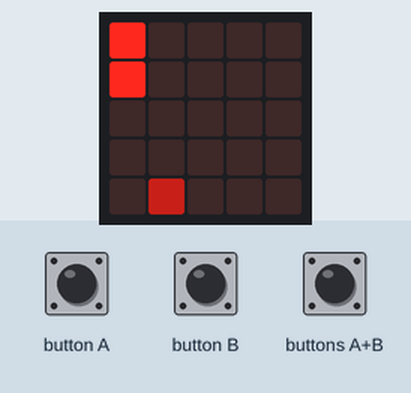
Simulated run of this program. Board: BBC micro:bit (MakeCode). Shown: the board's 5×5 LED display. The inputs (shaded band) are chosen by the test bench. Random numbers come from a fixed seed; the run ends where the board's game-over animation would start. At 7.1 s the program stops and its outputs stay as they are.

Above: at 1.6 s.
1.7 s: button A pressed for 0.15 s
At 2.8 s:
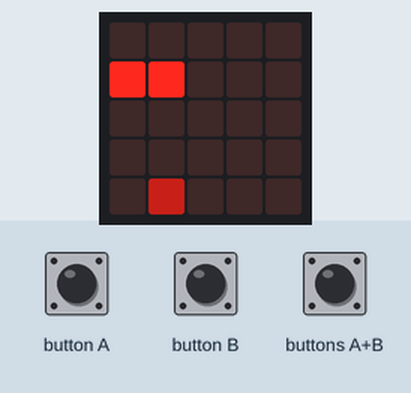
At 5.3 s:
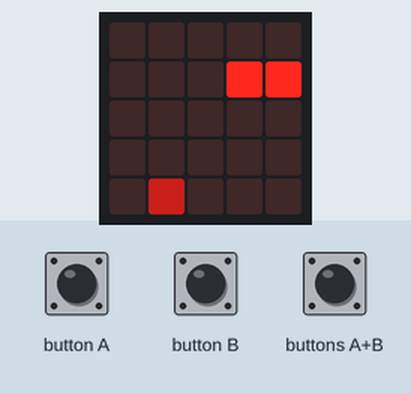
Timing chart, 0 to 6.8 s (numbered marks = the images above; inputs shaded):
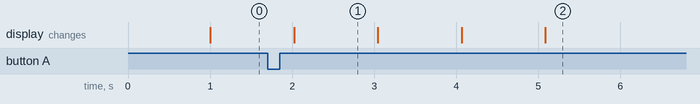

The program:

main.ts
```typescript
let direction = 1;
let dxOffset = [[1, 0], [0, 1], [-1, 0], [0, -1]];
let score = 0;
let px = 0;
let py = 0;
let snake = initSnake([px, py, px + 1, py]);
let apple = game.createSprite(2, 2);
// when snake grows to 10 pixels, it stops growing
// to avoid filling the LED
const maxLength = 10;
placeNextApple();

function initSnake(arr: Array<number>) {
    let result = [];
    for (let i = 0; i + 1 < arr.length; i += 2) {
        result.push(game.createSprite(arr[i], arr[i + 1]));
    }
    return result;
};

function validPixelCoordinate(nx: number, ny: number): boolean {
    return (nx >= 0 && nx <= 4 && ny >= 0 && ny <= 4) && (!isOnSnake(nx, ny));
}

function gameOver() {
    game.setScore(score);
    game.pause();
    basic.pause(1000);
    game.gameOver();
}

function resetGame() {
    game.setScore(0);
    score = 0;
    direction = 0;
    px = 0;
    py = 0;
    for (let s of snake) {
        s.delete();
    }
    snake = initSnake([px, py, px + 1, py]);
    placeNextApple();
    game.resume();
}

function moveForward() {
    let dx = dxOffset[direction];
    px += dx[0];
    py += dx[1];
    if (!validPixelCoordinate(px, py)) {
        gameOver();
    }
    snake.unshift(game.createSprite(px, py));
    let last = snake.pop();
    last.delete();
}

function isOnSnake(x: number, y: number): boolean {
    for (let body of snake) {
        if (body.x() == x && body.y() == y) {
            return true;
        }
    }
    return false;
}

function placeNextApple() {
    let x, y;
    do {
        x = Math.randomRange(0, 4);
        y = Math.randomRange(0, 4);
    } while (isOnSnake(x, y));
    apple.goTo(x, y);
    apple.setBrightness(100);
}

function turnLeft() {
    direction = (direction + 3) % 4;
}

function turnRight() {
    direction = (direction + 1) % 4;
}

function letComputerPlay() {
    let x = snake[0].x();
    let y = snake[0].y();

    // next distance to apple if moving forward
    let dx = dxOffset[direction];
    let nx1 = x + dx[0];
    let ny1 = y + dx[1];
    let dist1 = 9999;
    if (validPixelCoordinate(nx1, ny1)) {
        dist1 = Math.abs(nx1 - apple.x()) + Math.abs(ny1 - apple.y());
    }

    // next distance to apple if turning right
    let dx1 = (direction + 1) % 4;
    dx = dxOffset[dx1];
    let nx2 = x + dx[0];
    let ny2 = y + dx[1];
    let dist2 = 9999;
    if (validPixelCoordinate(nx2, ny2)) {
        dist2 = Math.abs(nx2 - apple.x()) + Math.abs(ny2 - apple.y());
    }

    // next distance to apple if turning left
    let dx2 = (direction + 3) % 4;
    dx = dxOffset[dx2];
    let nx3 = x + dx[0];
    let ny3 = y + dx[1];
    let dist3 = 9999;
    if (validPixelCoordinate(nx3, ny3)) {
        dist3 = Math.abs(nx3 - apple.x()) + Math.abs(ny3 - apple.y());
    }

    if (dist1 <= dist2 && dist1 <= dist3) {
        // best strategy is moving forward without turning
        return;
    } else if (dist2 <= dist1 && dist2 <= dist3) {
        turnRight();
    } else if (dist3 <= dist1 && dist3 <= dist2) {
        turnLeft();
    }
}

input.onButtonPressed(Button.A, function () {
    turnLeft();
})

input.onButtonPressed(Button.B, function () {
    turnRight();
})

input.onButtonPressed(Button.AB, function () {
    resetGame();
})

basic.forever(function () {
    if (game.isGameOver()) {
        return;
    }
    let delay = Math.max(100, 1000 - score * 50);
    basic.pause(delay);
    //letComputerPlay();
    moveForward();
    if (snake[0].isTouching(apple)) {
        if (snake.length < maxLength) {
            snake.push(snake[snake.length - 1]);
        }
        score++;
        placeNextApple();
    }
})
```

test.ts
```typescript
// tests gaan hier; deze zal niet worden gecompileerd wanneer dit pakket wordt gebruikt als extensie.
```

Measured:
- what the display in image 1 shows lasts 1.0 s, from 2.0 s to 3.0 s
